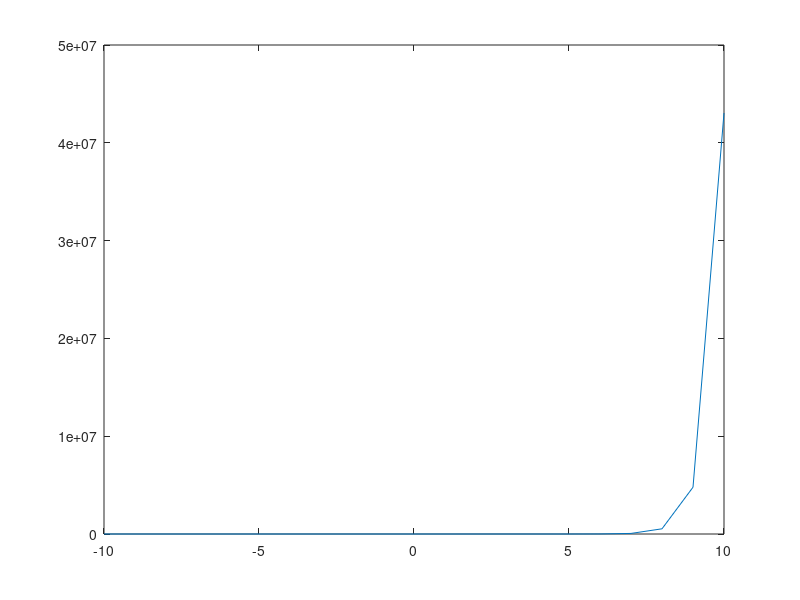

Write the MATLAB code that produced this figure.
% Octave Script
% Title           :Funciones Trascendentes: Trigonométricas, Logarítmicas y Exponenciales (Ejercicio14)
% Correo          :urbanoorlando79@gmail.com
% Description     :Script para graficar funciones y determinar que tipo de funcion es.
% Author          :Orlando Urbano Trejo (Lando)
% Date            :23_11_2021
% Version         :1
% Usage           :octave>path/Ejercicio14
%                 :Requiere aplicación octave, usar linea de comandos
%                 :https://octaveintro.readthedocs.io/en/latest/index.html

clear
disp ('Función14');
% Dominio de la función
x= -10:1:10
% Regla de correspondencia
fx=(9).^(x-2)
disp ('La función es inyectiva ya que ∀x,y∈D | f(x) = f(y) ⟹ x = y');
disp ('El dominio de la función es (-∞, ∞)');
disp ('El rango de la función es de (0, ∞)');
disp ('Los puntos donde f(x)=0 son los puntos (0, 1/81');
% Plotear función
plot (x, fx)
